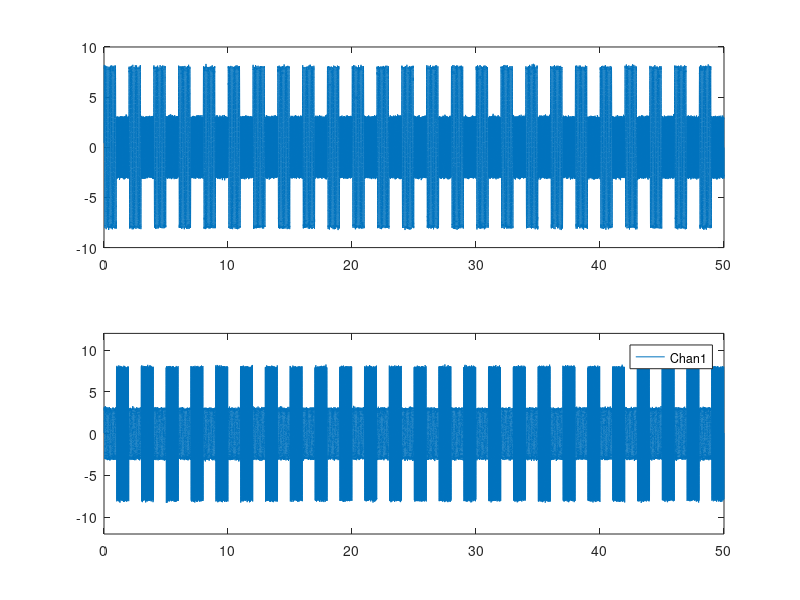

Here is the MATLAB script that generated this plot: (Note: this script raises an error after producing the figure.)
% A = 10 + 2*randn(1000, 1);
% B = -7 + 2*randn(1000,1);
% 
% 
% [ testIdx, trainIdx, nTest] = cvpartition1(size(A,1),5);
% 
% CL = cell(size(A,1) + size(B,1),1);
% for i = 1:size(A,1)
%     CL{i} = 'A';
%     CL{ i + size(A,1) } = 'B';
% end
% 
% [ CLtestIdx, CLtrainIdx, CLTest] = cvpartition1(size(CL,1),5);
% 
% for i = 1:5
%     [C{i, 1},err(i, 1),P{i, 1},logp{i, 1},coeff{i, 1}] = classify( [ A(testIdx(i,:)) ; B(testIdx(i,:))], ...
%                                                                   [A(trainIdx(i,:)) ; B(trainIdx(i,:))] , ...
%                                                                   CL(find(CLtrainIdx(i,:))), 'linear' );
% end


%%%%%%%%%%%%%%%%%%%%%%%%%%%%%%%%%%%%%%%%%%%%%%%%%%%%%%%%%%%%%%%%%%%%%%%%%%%%%%%%%%%%%%%%
fs = 1000;

t = [1/fs:1/fs:50];
% At = [1:1*fs   1+2*fs:3*fs   1+4*fs:5*fs   1+6*fs:7*fs   1+8*fs:9*fs];
% Bt = [1+1*fs:2*fs   1+3*fs:4*fs   1+5*fs:6*fs   1+7*fs:8*fs   1+9*fs:10*fs];
At = zeros(length(t)/2,1);
Bt = zeros(length(t)/2,1);

% Create epochs for tasks
for i = 1 : length(t)/(2*fs)
        % At is even to odd
        % Bt is odd to even
        At([(i-1)*fs+1:i*fs]) = ((2*i-2)*fs)+1 : (2*i-1)*fs;
        Bt([(i-1)*fs+1:i*fs]) = ((2*i-1)*fs+1) : (2*i*fs);
end
% chan1 =  zeros(length(t),1)
chan1 = 0.1*randn(length(t),1);
for i = At
    % 10 Hz Sine Wave - 8 amplitude
    chan1(i) = chan1(i)+8*sin( 2*pi*10*t(i) )' ;
    
end
for j = Bt
    % 3 Hz Sine Wave - 3 amplitude
    chan1(j) = chan1(j) + 3*sin( 2*pi*27*t(j) )';
end

% chan1 =  zeros(length(t),1)
chan2 = 0.1*randn(length(t),1)
for i = At
    % 10 Hz Sine Wave - 3 amplitude
    chan2(i) = chan2(i)+3*sin(2*pi*10*t(i))';
end
for j = Bt
    % 3 Hz Sine Wave - 8 amplitude
    chan2(j) = chan2(j)+8*sin(2*pi*27*t(j))';
end
figure; subplot(2,1,1); plot(t,chan1); 
subplot(2,1,2); plot(t,chan2);
ylim([-12 12]);
legend('Chan1', 'Chan2');

data = [chan1 chan2];
data = data';


%%%%%%%%%%%%%%%%%%%%%%%%%%%%%%%%%%%%%%%%%%%%%%%%%%%%%%%%%%%%%%%%%%%%%%%%%%%%%%%%%
    % Time window, shift, # of pnts
       tw = 500;
       shift = 100;fs
    % number of pnts is length of data
       npnts = length(data);
    % meg time window size
       data_tw = cell((size(data, 2) - tw)/shift + 1, 2 );
    % windowed meg frequency (Short-time fft)
       data_fft_singleTW = cell((size(data, 2) - tw)/shift + 1, 1 );
    % meg low pass
       x_abs = cell((size(data, 2) - tw)/shift + 1, 1 );
       x_pow = cell((size(data, 2) - tw)/shift + 1, 1 );
       a = 'alpha';
       a_val = cell((size(data, 2) - tw)/shift + 1, 1 );
       b = 'beta';
       b_val = cell((size(data, 2) - tw)/shift + 1, 1 );
       d = 'data';
       d_val = cell( ((size(data, 2) - tw)/shift + 1)*2, 1 );
       
       group = cell( size(data, 2), 1 );
       
       % create a structure of meg-> time smoothed 0.5 sec -> normalized
       % all data; alpha band power features; beta band power features
       x_pow_str = struct('alpha', {a_val}, 'beta', {b_val}, 'data', {d_val});

       feat = zeros((size(data, 1) - tw)/shift + 1, 2);
       alpha = 8:13;
       beta = 25:30;      

%%%%%%%%%%%%%%%%%%%%%%%%%%%%%%%%%%%%%%%%%%%%%%%%%%%%%%%%%%%%%%%%%%%%%%%%%%%%%%%%%%%%%%       
       
    for i = 1:( (size(data, 1) - tw)/shift + 1 )
           % If i == 1, save meg_tw{i,1} as the 1st 500 time points
           % else shift the 500 point time window every 100 points 
           % (Problem?) take fft of each time window ( STFFT )
           % normalize data
           % seperate alpha and beta data
           % add class labels to alpha and beta data
               if i == 1
                   % store meg data in meg_tw, needs to iterate with i
                    data_tw{i,1} =data(:, (1:tw) );
                    data_tw{i,2} = labels(tw);
               else
                    data_tw{i,1} = data( :, (1+(shift*(i-1) )) : (tw+(shift*(i-1) )), :);
                    data_tw{i,2} = labels(tw+(shift*(i-1) ) );
               end

               % CHECK IF ANY LABELS ARE 0 for MOVE
                if data_tw{i,2} == 1
                     data_tw{i,2} = 'Rest';
                elseif data_tw{i,2} == 2
                    data_tw{i,2} = 'Move';
                end 
               % take fft of the data / 500 point time window
                data_fft_singleTW = (fft(data_tw{i}, nfft))/tw; 
               % take absolute value, find amplitude, Scale by 1 million or
               % the power will be too small for matlab (10^-18)
               x_abs = abs(data_fft_singleTW);
               x_pow = x_abs(1:nfft/2 + 1);
               x_pow(2:(end - 1)) = (2*1e09*x_pow(2:end-1)).^2;
               
               % separate alpha and beta data
               x_pow_str.alpha{i, 1} =  sum(x_pow(alpha)) ;
               x_pow_str.beta{i, 1} = sum(x_pow(beta));
               x_pow_str.data{2*i-1,1} =  x_pow_str.alpha{i, 1};
               x_pow_str.data{2*i,1} =  x_pow_str.beta{i, 1};


    % Group is the class labels for each alpha & beta value in all time
    % windows
              group{2*i-1, 1} = data_tw{i,2};
              group{2*i, 1} = data_tw{i,2};
    end

[ testIdx, trainIdx, nTest] = cvpartition1(size(data',1),5);

CL = cell(size(data,2),1);
% for i = 1:size(CL,1)
%     
% end

[ CLtestIdx, CLtrainIdx, CLTest] = cvpartition1(size(CL,1),5);

for i = 1:5
    [C{i, 1},err(i, 1),P{i, 1},logp{i, 1},coeff{i, 1}] = classify( data(testIdx(i,:))', ...
                                                                  data(trainIdx(i,:))' , ...
                                                                  CL( find(trainIdx(i,:) ) ), 'linear' );
end






